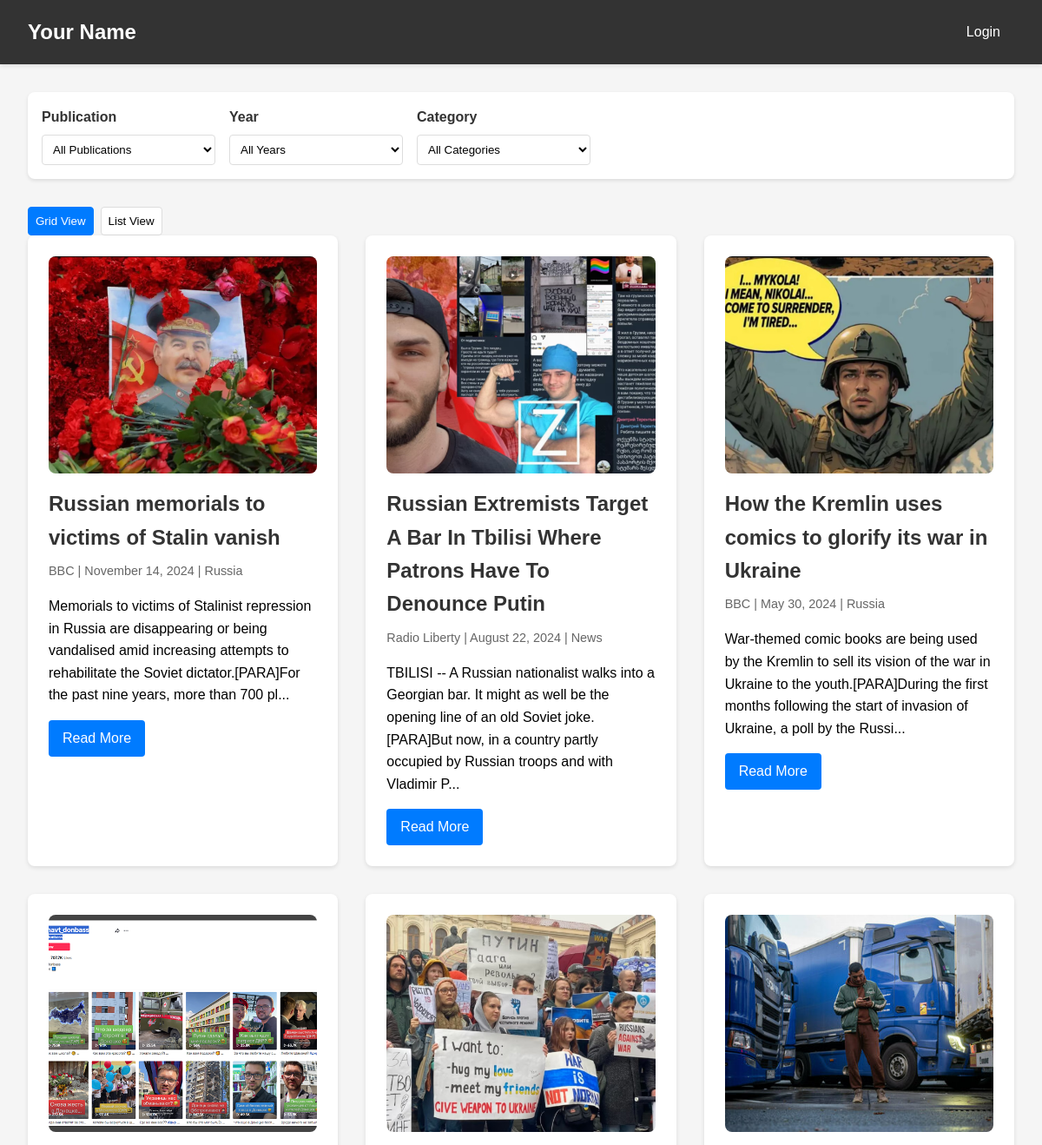
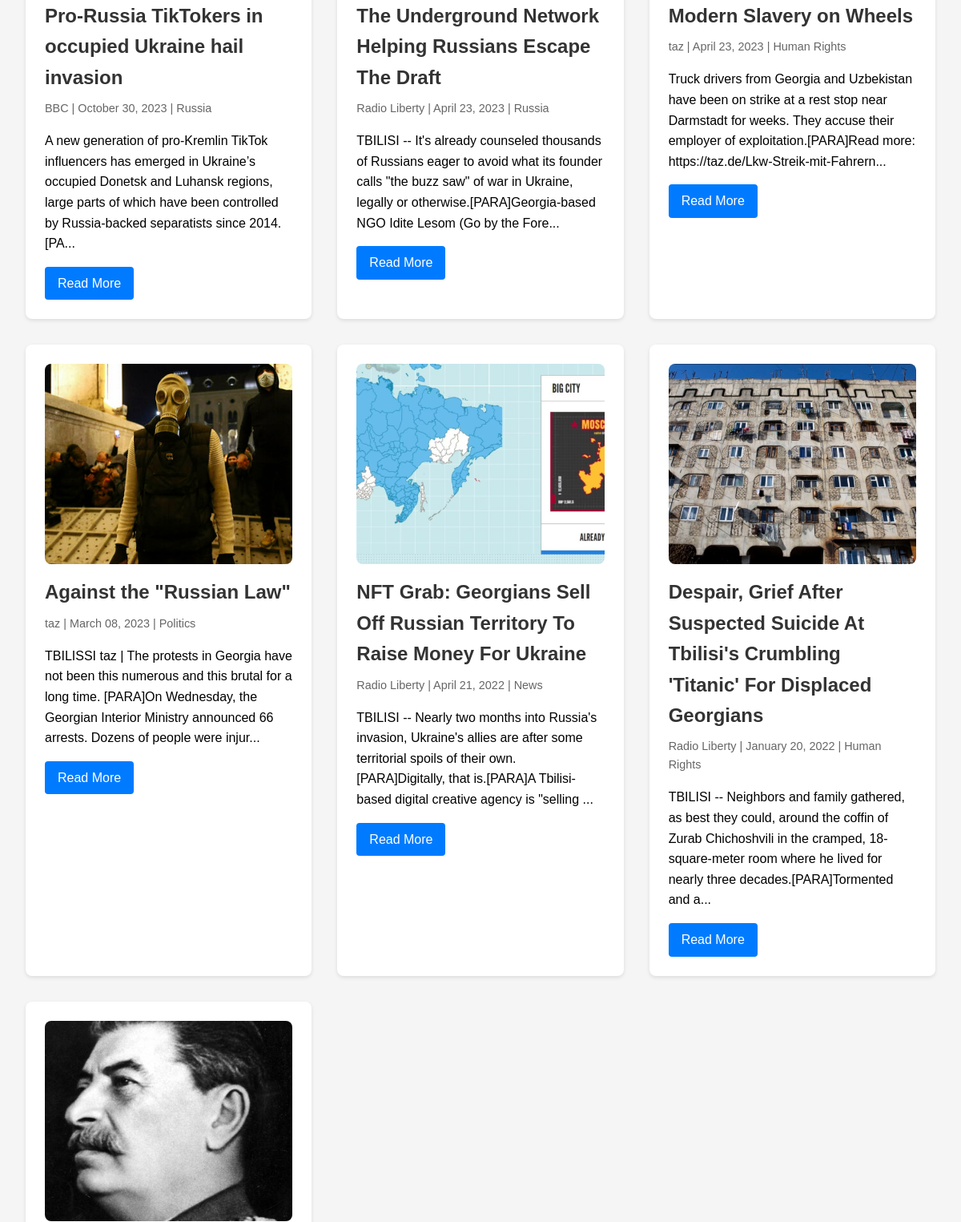
Before: / (upper part) with the older database file (2 pictures, top to bottom).
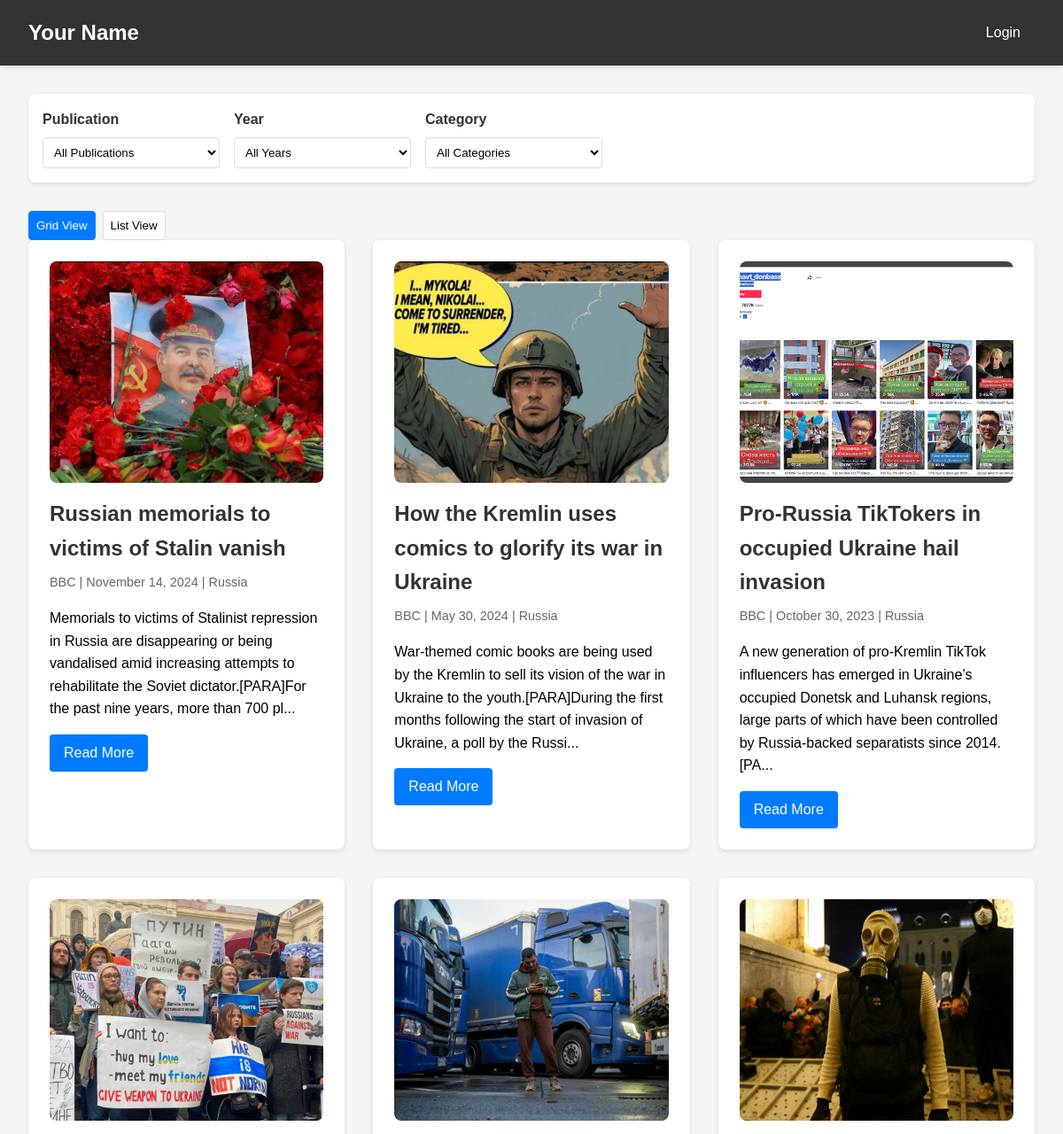
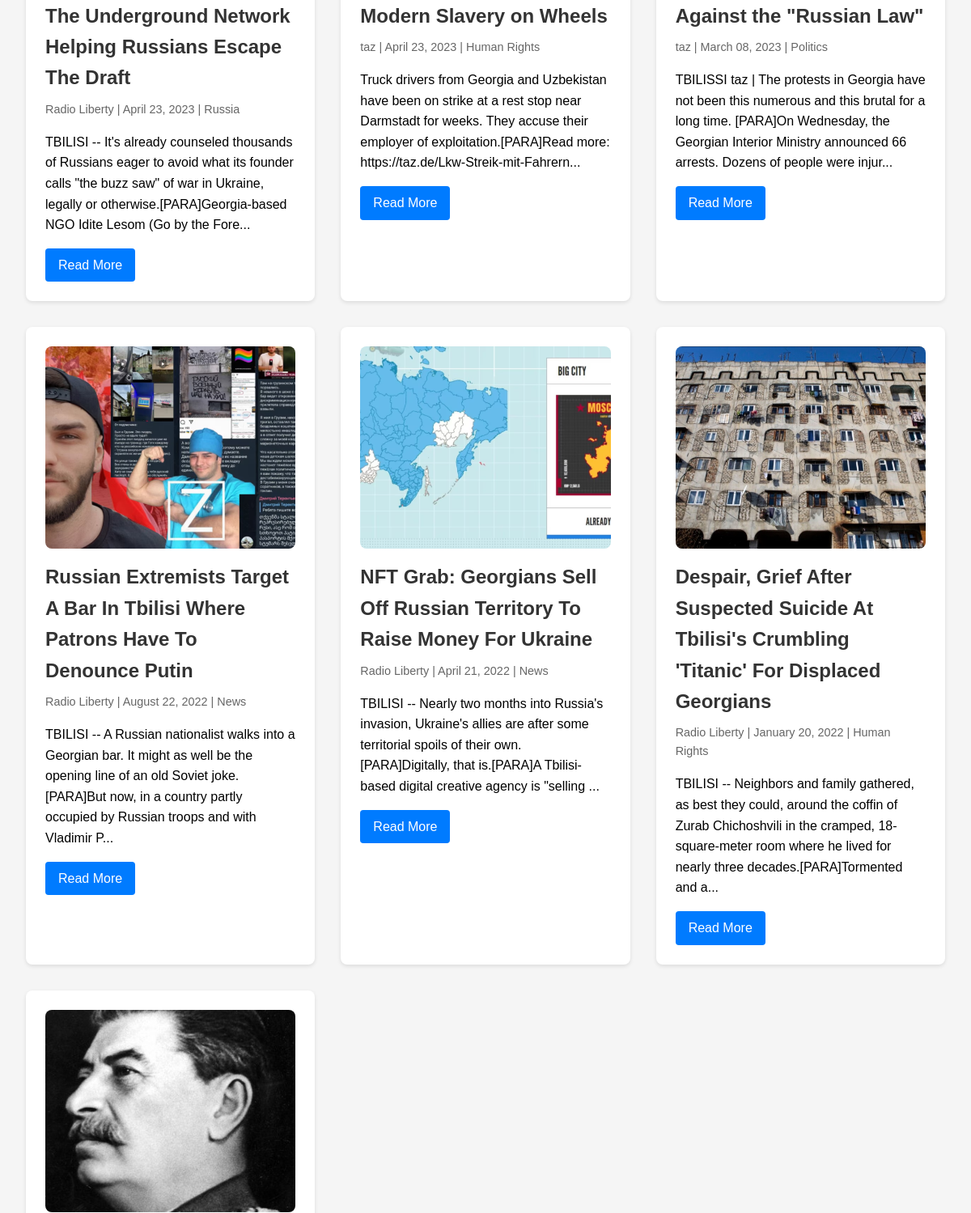
After: the same page with the newer database file (2 pictures, top to bottom).
### app.py (models this page shows)
class Article(db.Model):
    id = db.Column(db.Integer, primary_key=True)
    title = db.Column(db.String(200), nullable=False)
    content = db.Column(db.Text, nullable=False)
    publication = db.Column(db.String(100))
    date_published = db.Column(db.DateTime, nullable=False)
    category = db.Column(db.String(50))
    image_filename = db.Column(db.String(100))
    user_id = db.Column(db.Integer, db.ForeignKey('user.id'), nullable=False)
    comments = db.relationship('Comment', backref='article', lazy=True, cascade="all, delete-orphan")

### app.py (the view)
@app.route('/')
def home():
    publication = request.args.get('publication')
    year = request.args.get('year')
    query = Article.query
    if publication:
        query = query.filter_by(publication=publication)
    if year:
        query = query.filter(extract('year', Article.date_published) == int(year))
    articles = query.order_by(Article.date_published.desc()).all()
    years_query = db.session.query(
        extract('year', Article.date_published).label('year')
    ).distinct().order_by('year').all()
    years = [int(year[0]) for year in years_query if year[0]]
    publications = ['BBC', 'Radio Liberty', 'taz']
    return render_template('home.html',
                         articles=articles,
                         publications=publications,
                         years=years,
                         current_publication=publication,
                         current_year=year)

### templates/home.html (shortened to what this page needs)
{% extends "base.html" %}
{% block content %}
<form method="get" action="{{ url_for('home') }}" class="filters" id="filterForm">
    <div class="filter-group">
        <label for="publication">Publication</label>
        <select name="publication" id="publication">
            <option value="">All Publications</option>
        </select>
    </div>
    <div class="filter-group">
        <label for="year">Year</label>
        <select name="year" id="year">
            <option value="">All Years</option>
        </select>
    </div>
    <div class="filter-group">
        <label for="category">Category</label>
        <select name="category" id="category">
            <option value="">All Categories</option>
        </select>
    </div>
</form>
<div class="view-toggle">
    <button type="button" class="view-btn active" data-view="grid">
        Grid View
    </button>
    <button type="button" class="view-btn" data-view="list">
        List View
    </button>
</div>
<div class="articles grid-view">
    {% for article in articles %}
        <div class="article-card">
            {% if article.image_filename %}
                <div class="article-image">
                    <img src="{{ url_for('static', filename='article_images/' + article.image_filename) }}" alt="{{ article.title }}">
                </div>
            {% endif %}
            <div class="article-content-wrapper">
                <h2 class="article-title">{{ article.title }}</h2>
                <div class="article-meta">
                    {{ article.publication }} | {{ article.date_published.strftime('%B %d, %Y') }}
                    {% if article.category %}
                        | {{ article.category }}
                    {% endif %}
                </div>
                <p class="article-content">
                    {{ article.content[:200] + '...' if article.content|length > 200 else article.content }}
                </p>
                <a href="{{ url_for('article', id=article.id) }}" class="btn btn-primary">Read More</a>
            </div>
        </div>
    {% else %}
        <p>No articles found.</p>
    {% endfor %}
</div>
{% endblock %}

### templates/base.html (shortened to what this page needs)
<!DOCTYPE html>
<html lang="en">
<head>
    <link rel="stylesheet" href="{{ url_for('static', filename='test.css') }}">
</head>
<body>
    <nav>
        <div class="nav-container">
            <a href="{{ url_for('home') }}" class="logo">Your Name</a>
            <div class="nav-links">
                {% if current_user.is_authenticated %}
                    <a href="{{ url_for('new_article') }}">New Article</a>
                    <a href="{{ url_for('logout') }}">Logout</a>
                {% else %}
                    <a href="{{ url_for('login') }}">Login</a>
                {% endif %}
            </div>
        </div>
    </nav>
    <main>
        {% block content %}{% endblock %}
    </main>
</body>
</html>

### static/test.css (style rules this page uses)
* { margin: 0; padding: 0; box-sizing: border-box; }
body { font-family: Arial, sans-serif; line-height: 1.6; min-height: 100vh; display: flex; flex-direction: column; background-color: #f5f5f5; }
nav { background-color: #333; padding: 1rem 0; box-shadow: 0 2px 5px rgba(0, 0, 0, 0.1); }
.nav-container { max-width: 1200px; margin: 0 auto; padding: 0 2rem; display: flex; justify-content: space-between; align-items: center; }
.logo { color: white; text-decoration: none; font-size: 1.5rem; font-weight: bold; }
.nav-links { display: flex; gap: 1.5rem; }
.nav-links a { color: white; text-decoration: none; padding: 0.5rem 1rem; border-radius: 4px; transition: background-color 0.3s; }
main { flex: 1; max-width: 1200px; margin: 2rem auto; padding: 0 2rem; }
.articles { display: grid; grid-template-columns: repeat(auto-fill, minmax(300px, 1fr)); gap: 2rem; }
.article-card { background: white; padding: 1.5rem; border-radius: 8px; box-shadow: 0 2px 5px rgba(0, 0, 0, 0.1); transition: transform 0.3s ease; cursor: pointer; }
.article-image { width: 100%; height: 250px; margin-bottom: 1rem; border-radius: 8px; overflow: hidden; }
.article-image img { width: 100%; height: 100%; object-fit: cover; transition: transform 0.3s ease; }
.article-title { font-size: 1.5rem; color: #333; margin-bottom: 0.5rem; }
.article-meta { color: #666; font-size: 0.9rem; margin-bottom: 1rem; }
.article-content { margin-bottom: 1rem; line-height: 1.6; }
.article-card .btn { display: inline-block; margin-right: 1rem; text-decoration: none; }
.btn { padding: 0.5rem 1rem; border: none; border-radius: 4px; cursor: pointer; font-size: 1rem; transition: background-color 0.3s; }
.btn-primary { background-color: #007bff; color: white; }
.filters { margin-bottom: 2rem; padding: 1rem; background-color: white; border-radius: 8px; box-shadow: 0 2px 4px rgba(0, 0, 0, 0.1); display: flex; gap: 1rem; flex-wrap: wrap; }
.filter-group { display: flex; flex-direction: column; gap: 0.5rem; min-width: 200px; }
.filter-group label { font-weight: bold; color: #333; }
.filter-group select { padding: 0.5rem; border: 1px solid #ddd; border-radius: 4px; background-color: white; cursor: pointer; }
.view-toggle { display: flex; gap: 0.5rem; }
.view-btn { padding: 0.5rem; border: 1px solid #ddd; background: white; border-radius: 4px; cursor: pointer; transition: all 0.3s ease; }
.view-btn.active { background: #007bff; color: white; border-color: #007bff; }

Changed rows visible on the page:
changed Article "Russian Extremists Target A Bar In Tbilisi Where Patrons Have To Denounce Putin": date_published "August 22, 2024" → "August 22, 2022"; moves down the list
